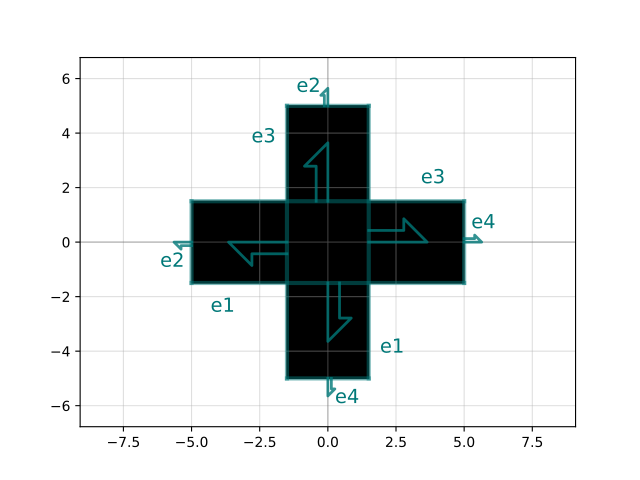

The Python source for this figure:
import gdsfactory as gf

c = gf.components.cross(length=10.0, width=3.0, layer=(1, 0))
c.plot()
